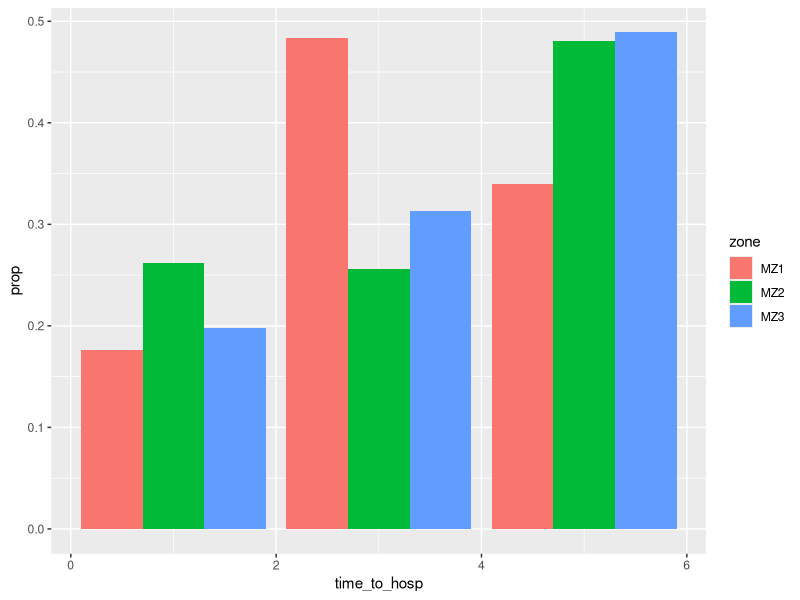
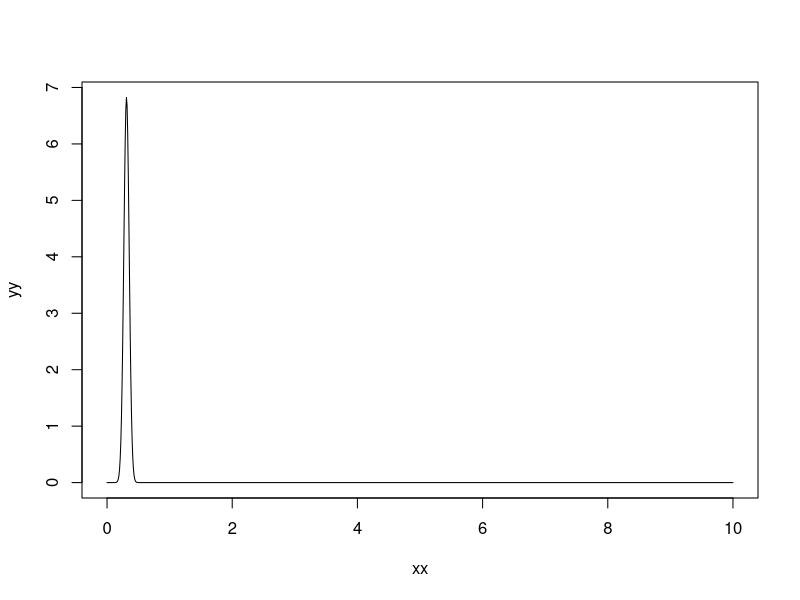

Write R code to recreate these figures, in order.
library(ggplot2)
library(plyr)

# Data from Morrison KT, Buckeridge DL, Xiao Y, Moghadas SM. Health & Place. Health & Place 2014; 26: 53–9.
dat <- read.csv('time-to-hosp-Morrison-2014.txt')

is.data.frame(dat)
ggplot(dat)+geom_bar(aes(x=time_to_hosp, y=prop, fill=zone),
                     stat = 'identity',
                     position = 'dodge')


df <- ddply(dat,c('zone'), summarize, 
            m = sum(time_to_hosp * prop),
            v = sum((time_to_hosp^2 * prop)) - (sum(time_to_hosp * prop))^2)

df
mm <- 4#mean(df$m)
vv <- 0.7 #mean(df$v)

mu = log(mm^2/sqrt(vv+mm^2));
sigma = log(1.0 + vv/mm^2);


xx <- seq(0,10,by=0.01)
yy <- dlnorm(xx,x = mu, sdlog = sigma)

plot(xx,yy,typ='l')
    
